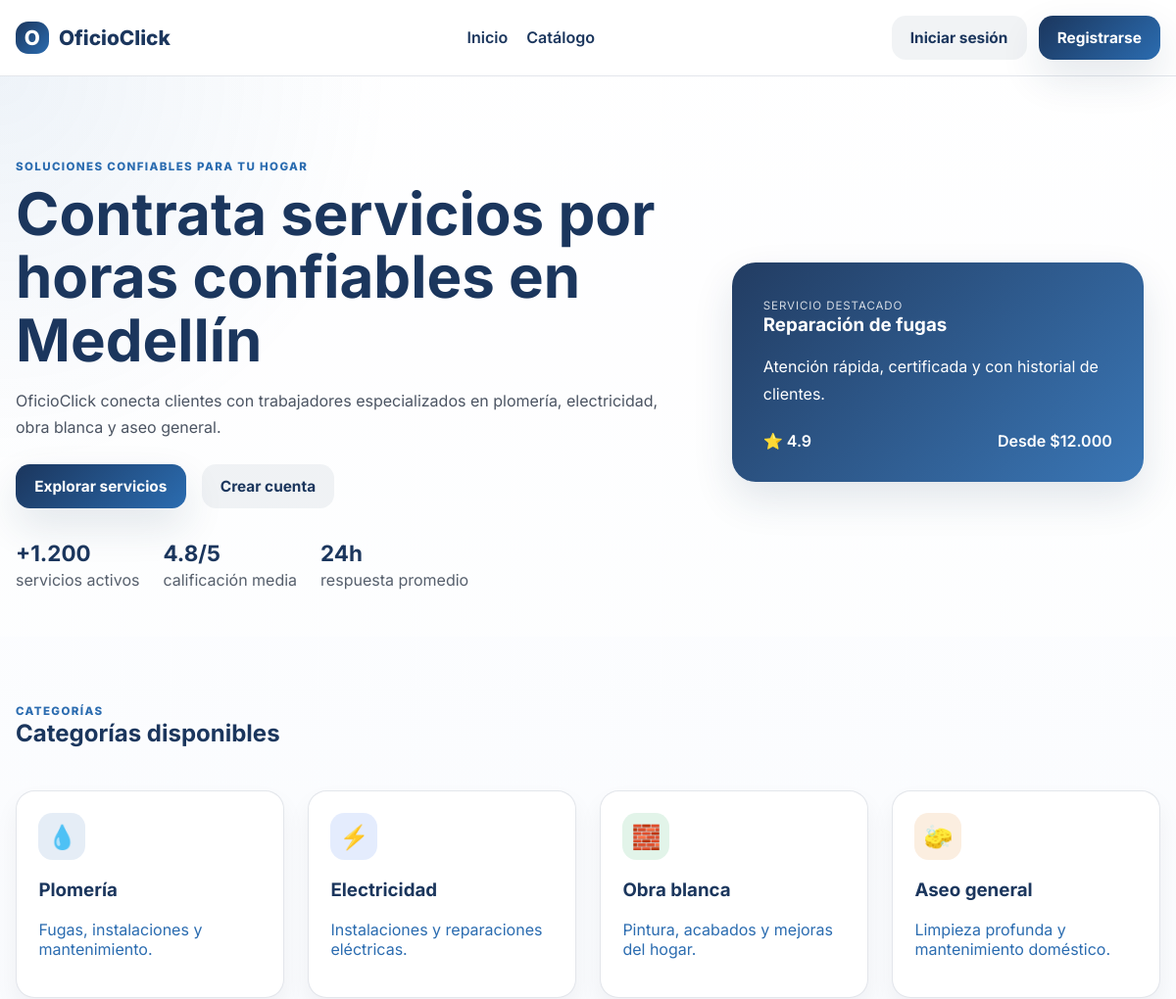
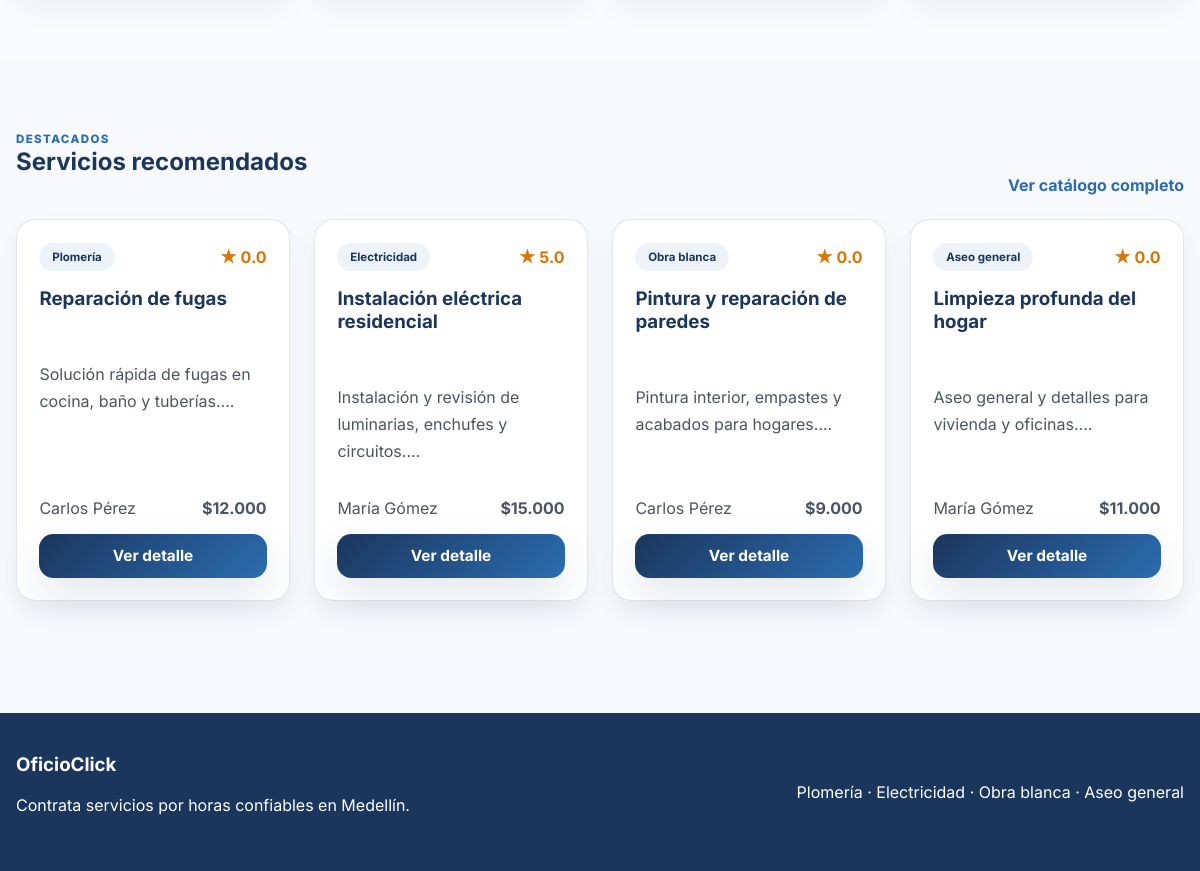
The page / on the database its author committed (2 pictures, top to bottom).
### tables this page shows
CREATE TABLE IF NOT EXISTS `servicio` (
  `id` INT UNSIGNED NOT NULL AUTO_INCREMENT,
  `trabajador_id` INT UNSIGNED NOT NULL,
  `categoria_id` INT UNSIGNED NOT NULL,
  `titulo` VARCHAR(150) NOT NULL,
  `descripcion` TEXT NOT NULL,
  `precio` DECIMAL(10,2) NOT NULL,
  `estado` ENUM('activo','inactivo') NOT NULL DEFAULT 'activo',
  `disponible` TINYINT(1) NOT NULL DEFAULT 1,
  `created_at` TIMESTAMP NOT NULL DEFAULT CURRENT_TIMESTAMP,
  `updated_at` TIMESTAMP NOT NULL DEFAULT CURRENT_TIMESTAMP ON UPDATE CURRENT_TIMESTAMP,
  PRIMARY KEY (`id`),
  KEY `idx_servicio_trabajador` (`trabajador_id`),
  KEY `idx_servicio_categoria` (`categoria_id`),
  CONSTRAINT `chk_servicio_precio` CHECK (`precio` > 0),
  CONSTRAINT `fk_servicio_trabajador` FOREIGN KEY (`trabajador_id`) REFERENCES `usuario` (`id`),
  CONSTRAINT `fk_servicio_categoria` FOREIGN KEY (`categoria_id`) REFERENCES `categoria` (`id`)
);

CREATE TABLE IF NOT EXISTS `categoria` (
  `id` INT UNSIGNED NOT NULL AUTO_INCREMENT,
  `nombre` VARCHAR(80) NOT NULL,
  PRIMARY KEY (`id`),
  UNIQUE KEY `uq_categoria_nombre` (`nombre`)
);

CREATE TABLE IF NOT EXISTS `usuario` (
  `id` INT UNSIGNED NOT NULL AUTO_INCREMENT,
  `rol_id` INT UNSIGNED NOT NULL,
  `nombre` VARCHAR(100) NOT NULL,
  `apellido` VARCHAR(100) NOT NULL,
  `email` VARCHAR(150) NOT NULL,
  `telefono` VARCHAR(40) DEFAULT NULL,
  `documento_identidad` VARCHAR(30) DEFAULT NULL,
  `direccion` VARCHAR(255) DEFAULT NULL,
  `password_hash` VARCHAR(255) NOT NULL,
  `estado` ENUM('activo','inactivo','pendiente') NOT NULL DEFAULT 'activo',
  `created_at` TIMESTAMP NOT NULL DEFAULT CURRENT_TIMESTAMP,
  `updated_at` TIMESTAMP NOT NULL DEFAULT CURRENT_TIMESTAMP ON UPDATE CURRENT_TIMESTAMP,
  PRIMARY KEY (`id`),
  UNIQUE KEY `uq_usuario_email` (`email`),
  UNIQUE KEY `uq_usuario_documento` (`documento_identidad`),
  KEY `idx_usuario_rol` (`rol_id`),
  CONSTRAINT `fk_usuario_rol` FOREIGN KEY (`rol_id`) REFERENCES `rol` (`id`)
);

### public/index.php (called while the page is built, shortened)
<?php
$page = $_GET['page'] ?? 'home';
$viewData = [];
switch ($page) {
    case 'home':
        $viewData['services'] = fetchServices(['available_only' => true]);
        break;
}
include __DIR__ . '/../views/layouts/base.php';

### app/helpers.php (called while the page is built, shortened)
<?php
function dbConnection(): ?mysqli
{
    static $connection = null;
    if (is_object($connection) && $connection instanceof mysqli) {
        return $connection;
    }
    try {
        $connection = @mysqli_connect(DB_HOST, DB_USER, DB_PASS, DB_NAME, DB_PORT);
    } catch (Throwable $e) {
        $connection = null;
        return null;
    }
    mysqli_set_charset($connection, 'utf8mb4');
    return $connection;
}
function e(string $value): string
{
    return htmlspecialchars($value ?? '', ENT_QUOTES, 'UTF-8');
}
function isLoggedIn(): bool
{
    return isset($_SESSION['user']['id']);
}
function fetchServices(array $filters = []): array
{
    $db = dbConnection();
    $query = 'SELECT s.*, c.nombre AS category_name, u.nombre AS worker_name, u.apellido AS worker_lastname
              FROM servicio s
              INNER JOIN categoria c ON c.id = s.categoria_id
              INNER JOIN usuario u ON u.id = s.trabajador_id
              WHERE s.estado = "activo"';
    if (!empty($filters['available_only'])) {
        $query .= ' AND s.disponible = 1';
    }
    $query .= ' ORDER BY s.created_at DESC';
    $stmt = $db->prepare($query);
    if ($stmt && $stmt->execute()) {
        $result = $stmt->get_result();
        $services = [];
        while ($row = $result->fetch_assoc()) {
            $services[] = $row;
        }
        return $services;
    }
    return [];
}
function getAverageRating(int $serviceId): float
{
    $db = dbConnection();
    $stmt = mysqli_prepare($db, 'SELECT AVG(c.estrellas) AS rating FROM calificacion c INNER JOIN reserva r ON r.id = c.reserva_id WHERE r.servicio_id = ?');
    mysqli_stmt_bind_param($stmt, 'i', $serviceId);
    mysqli_stmt_execute($stmt);
    $result = mysqli_stmt_get_result($stmt);
    $row = mysqli_fetch_assoc($result);
    return (float) ($row['rating'] ?? 0);
}
function formatMoney(float $amount): string
{
    return '$' . number_format($amount, 0, ',', '.');
}

### views/home.php (the view)
<section class="hero">
    <div class="container hero-grid">
        <div>
            <span class="eyebrow">Soluciones confiables para tu hogar</span>
            <h1>Contrata servicios por horas confiables en Medellín</h1>
            <p>OficioClick conecta clientes con trabajadores especializados en plomería, electricidad, obra blanca y aseo general.</p>
            <div class="hero-actions">
                <a class="btn btn-primary" href="index.php?page=catalog">Explorar servicios</a>
                <a class="btn btn-secondary" href="index.php?page=register">Crear cuenta</a>
            </div>
            <ul class="stats-list">
                <li><strong>+1.200</strong><span>servicios activos</span></li>
                <li><strong>4.8/5</strong><span>calificación media</span></li>
                <li><strong>24h</strong><span>respuesta promedio</span></li>
            </ul>
        </div>
        <div class="hero-panel">
            <div class="mini-card">
                <span class="mini-label">Servicio destacado</span>
                <h3>Reparación de fugas</h3>
                <p>Atención rápida, certificada y con historial de clientes.</p>
                <div class="mini-meta">
                    <span>⭐ 4.9</span>
                    <span>Desde $12.000</span>
                </div>
            </div>
        </div>
    </div>
</section>
<section class="section">
    <div class="container">
        <div class="section-header">
            <div>
                <span class="eyebrow">Categorías</span>
                <h2>Categorías disponibles</h2>
            </div>
        </div>
        <div class="category-grid">
            <a class="category-card" href="index.php?page=catalog&category=Plomer%C3%ADa">
                <div class="icon-badge blue">💧</div>
                <h3>Plomería</h3>
                <p>Fugas, instalaciones y mantenimiento.</p>
            </a>
            <a class="category-card" href="index.php?page=catalog&category=Electricidad">
                <div class="icon-badge cyan">⚡</div>
                <h3>Electricidad</h3>
                <p>Instalaciones y reparaciones eléctricas.</p>
            </a>
            <a class="category-card" href="index.php?page=catalog&category=Obra%20blanca">
                <div class="icon-badge green">🧱</div>
                <h3>Obra blanca</h3>
                <p>Pintura, acabados y mejoras del hogar.</p>
            </a>
            <a class="category-card" href="index.php?page=catalog&category=Aseo%20general">
                <div class="icon-badge amber">🧽</div>
                <h3>Aseo general</h3>
                <p>Limpieza profunda y mantenimiento doméstico.</p>
            </a>
        </div>
    </div>
</section>
<section class="section muted-section">
    <div class="container">
        <div class="section-header">
            <div>
                <span class="eyebrow">Destacados</span>
                <h2>Servicios recomendados</h2>
            </div>
            <a class="text-link" href="index.php?page=catalog">Ver catálogo completo</a>
        </div>
        <div class="product-grid">
            <?php foreach (array_slice($services, 0, 4) as $service): ?>
                <article class="product-card">
                    <div class="product-top">
                        <span class="pill"><?php echo e($service['category_name']); ?></span>
                        <span class="rating">★ <?php echo number_format(getAverageRating((int) $service['id']), 1); ?></span>
                    </div>
                    <h3><?php echo e($service['titulo']); ?></h3>
                    <p><?php echo e(substr($service['descripcion'], 0, 95)); ?>...</p>
                    <div class="product-meta">
                        <span><?php echo e($service['worker_name'] . ' ' . $service['worker_lastname']); ?></span>
                        <strong><?php echo formatMoney((float) $service['precio']); ?></strong>
                    </div>
                    <a class="btn btn-primary btn-block" href="index.php?page=service&id=<?php echo (int) $service['id']; ?>">Ver detalle</a>
                </article>
            <?php endforeach; ?>
        </div>
    </div>
</section>

### views/layouts/base.php (shortened to what this page needs)
<!DOCTYPE html>
<html lang="es">
<head>
    <link rel="stylesheet" href="assets/css/styles.css">
</head>
<body>
    <header class="topbar">
        <div class="container nav-wrap">
            <a class="brand" href="index.php?page=home">
                <span class="brand-mark">O</span>
                <span>OficioClick</span>
            </a>
            <nav class="main-nav">
                <a href="index.php?page=home">Inicio</a>
                <a href="index.php?page=catalog">Catálogo</a>
            </nav>
            <div class="nav-actions">
                <?php if (isLoggedIn()): ?>
                    <span class="user-pill"><?php echo e($_SESSION['user']['name']); ?> · <?php echo e($_SESSION['user']['role']); ?></span>
                    <form method="post" action="index.php?page=logout">
                        <input type="hidden" name="action" value="logout">
                        <button class="btn btn-secondary" type="submit">Cerrar sesión</button>
                    </form>
                <?php else: ?>
                    <a class="btn btn-secondary" href="index.php?page=login">Iniciar sesión</a>
                    <a class="btn btn-primary" href="index.php?page=register">Registrarse</a>
                <?php endif; ?>
            </div>
        </div>
    </header>
    <main class="page-shell">
        <?php include $viewFile; ?>
    </main>
    <footer class="site-footer">
        <div class="container footer-content">
            <div>
                <h3>OficioClick</h3>
                <p>Contrata servicios por horas confiables en Medellín.</p>
            </div>
            <div>
                <p>Plomería · Electricidad · Obra blanca · Aseo general</p>
            </div>
        </div>
    </footer>
</body>
</html>

### rows shown on the page
servicio: categoria.nombre "Plomería", id "0.0", titulo "Reparación de fugas", descripcion "Solución rápida de fugas en cocina, baño y tuberías.", trabajador.apellido "Carlos Pérez", precio "$12.000"
servicio: categoria.nombre "Electricidad", id "5.0", titulo "Instalación eléctrica residencial", descripcion "Instalación y revisión de luminarias, enchufes y circuitos.", trabajador.apellido "María Gómez", precio "$15.000"
servicio: categoria.nombre "Obra blanca", id "0.0", titulo "Pintura y reparación de paredes", descripcion "Pintura interior, empastes y acabados para hogares.", trabajador.apellido "Carlos Pérez", precio "$9.000"
servicio: categoria.nombre "Aseo general", id "0.0", titulo "Limpieza profunda del hogar", descripcion "Aseo general y detalles para vivienda y oficinas.", trabajador.apellido "María Gómez", precio "$11.000"
